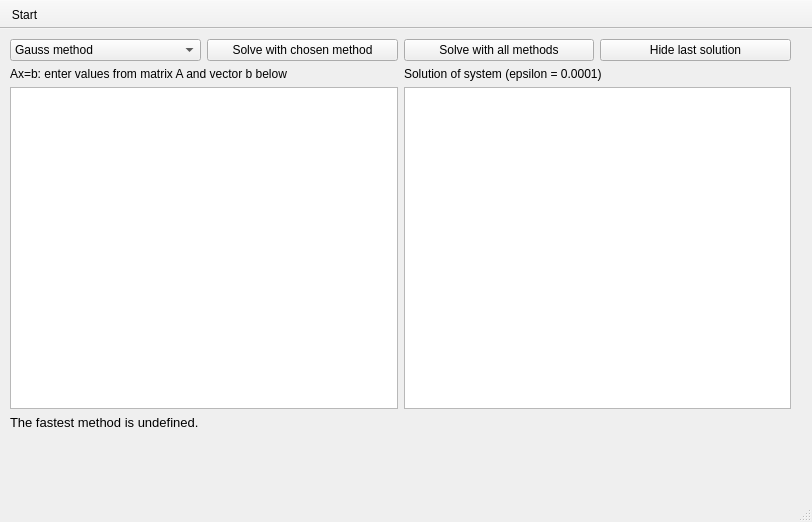
<?xml version="1.0" encoding="UTF-8"?>
<ui version="4.0">
 <class>MainWindow</class>
 <widget class="QMainWindow" name="MainWindow">
  <property name="geometry">
   <rect>
    <x>0</x>
    <y>0</y>
    <width>812</width>
    <height>522</height>
   </rect>
  </property>
  <property name="windowTitle">
   <string>Linear equations system solver</string>
  </property>
  <widget class="QWidget" name="centralwidget">
   <widget class="QWidget" name="verticalLayoutWidget">
    <property name="geometry">
     <rect>
      <x>10</x>
      <y>10</y>
      <width>781</width>
      <height>391</height>
     </rect>
    </property>
    <layout class="QVBoxLayout" name="verticalLayout">
     <item>
      <layout class="QHBoxLayout" name="horizontalLayout">
       <property name="sizeConstraint">
        <enum>QLayout::SetMaximumSize</enum>
       </property>
       <item>
        <widget class="QComboBox" name="combobox_method">
         <item>
          <property name="text">
           <string>Gauss method</string>
          </property>
         </item>
         <item>
          <property name="text">
           <string>Kramer method</string>
          </property>
         </item>
         <item>
          <property name="text">
           <string>Seidel method</string>
          </property>
         </item>
         <item>
          <property name="text">
           <string>Upper relaxation method</string>
          </property>
         </item>
         <item>
          <property name="text">
           <string>Simple iteration method</string>
          </property>
         </item>
         <item>
          <property name="text">
           <string>LU decomposition method</string>
          </property>
         </item>
        </widget>
       </item>
       <item>
        <widget class="QPushButton" name="pushbutton_solve">
         <property name="text">
          <string>Solve with chosen method</string>
         </property>
        </widget>
       </item>
       <item>
        <widget class="QPushButton" name="pushbutton_solve_all">
         <property name="text">
          <string>Solve with all methods</string>
         </property>
        </widget>
       </item>
       <item>
        <widget class="QPushButton" name="pushbutton_toggle">
         <property name="text">
          <string>Hide last solution</string>
         </property>
         <property name="flat">
          <bool>false</bool>
         </property>
        </widget>
       </item>
      </layout>
     </item>
     <item>
      <layout class="QHBoxLayout" name="horizontalLayout_3">
       <item>
        <layout class="QVBoxLayout" name="vlayout_system">
         <item>
          <widget class="QLabel" name="label_system">
           <property name="text">
            <string>Ax=b: enter values from matrix A and vector b below</string>
           </property>
          </widget>
         </item>
         <item>
          <widget class="QTableView" name="table_system"/>
         </item>
        </layout>
       </item>
       <item>
        <layout class="QVBoxLayout" name="vlayout_solution">
         <item>
          <widget class="QLabel" name="label_solution">
           <property name="text">
            <string>Solution of system (epsilon = 0.0001)</string>
           </property>
          </widget>
         </item>
         <item>
          <widget class="QTableView" name="table_solution">
           <property name="enabled">
            <bool>true</bool>
           </property>
          </widget>
         </item>
        </layout>
       </item>
      </layout>
     </item>
     <item>
      <widget class="QLabel" name="label_fastest_method">
       <property name="font">
        <font>
         <pointsize>10</pointsize>
        </font>
       </property>
       <property name="text">
        <string>The fastest method is undefined.</string>
       </property>
      </widget>
     </item>
    </layout>
   </widget>
  </widget>
  <widget class="QMenuBar" name="menubar">
   <property name="geometry">
    <rect>
     <x>0</x>
     <y>0</y>
     <width>812</width>
     <height>26</height>
    </rect>
   </property>
  </widget>
  <widget class="QStatusBar" name="statusbar"/>
  <widget class="QToolBar" name="toolBar">
   <property name="windowTitle">
    <string>toolBar</string>
   </property>
   <property name="movable">
    <bool>false</bool>
   </property>
   <property name="floatable">
    <bool>false</bool>
   </property>
   <attribute name="toolBarArea">
    <enum>TopToolBarArea</enum>
   </attribute>
   <attribute name="toolBarBreak">
    <bool>false</bool>
   </attribute>
   <addaction name="action_start"/>
  </widget>
  <action name="action_start">
   <property name="text">
    <string>Start</string>
   </property>
   <property name="toolTip">
    <string>Start</string>
   </property>
  </action>
 </widget>
 <resources/>
 <connections/>
</ui>
